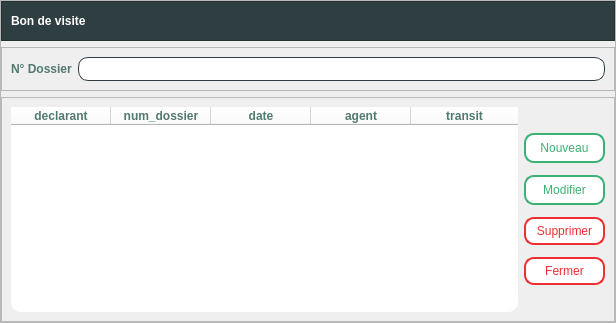
<?xml version="1.0" encoding="UTF-8"?>
<ui version="4.0">
 <class>Form</class>
 <widget class="QWidget" name="Form">
  <property name="geometry">
   <rect>
    <x>0</x>
    <y>0</y>
    <width>616</width>
    <height>323</height>
   </rect>
  </property>
  <property name="windowTitle">
   <string>Form</string>
  </property>
  <layout class="QGridLayout" name="gridLayout_2">
   <property name="leftMargin">
    <number>0</number>
   </property>
   <property name="topMargin">
    <number>0</number>
   </property>
   <property name="rightMargin">
    <number>0</number>
   </property>
   <property name="bottomMargin">
    <number>0</number>
   </property>
   <item row="0" column="0">
    <widget class="QFrame" name="frame">
     <property name="frameShape">
      <enum>QFrame::StyledPanel</enum>
     </property>
     <property name="frameShadow">
      <enum>QFrame::Raised</enum>
     </property>
     <layout class="QVBoxLayout" name="verticalLayout_2">
      <property name="leftMargin">
       <number>0</number>
      </property>
      <property name="topMargin">
       <number>0</number>
      </property>
      <property name="rightMargin">
       <number>0</number>
      </property>
      <property name="bottomMargin">
       <number>0</number>
      </property>
      <item>
       <widget class="QFrame" name="frame_3">
        <property name="styleSheet">
         <string notr="true">background-color: #2f3e40; /*#2f3e46,1a535c;1d3557;233d4d*/
color: rgb(255, 255, 255);</string>
        </property>
        <property name="frameShape">
         <enum>QFrame::StyledPanel</enum>
        </property>
        <property name="frameShadow">
         <enum>QFrame::Raised</enum>
        </property>
        <layout class="QHBoxLayout" name="horizontalLayout">
         <property name="leftMargin">
          <number>9</number>
         </property>
         <property name="topMargin">
          <number>9</number>
         </property>
         <property name="rightMargin">
          <number>9</number>
         </property>
         <property name="bottomMargin">
          <number>9</number>
         </property>
         <item>
          <widget class="QLabel" name="label_2">
           <property name="font">
            <font>
             <family>Segoe UI</family>
             <pointsize>9</pointsize>
             <bold>true</bold>
            </font>
           </property>
           <property name="styleSheet">
            <string notr="true">background-color: #2f3e40; /*#2f3e46,1a535c;1d3557;233d4d*/
color: rgb(255, 255, 255);</string>
           </property>
           <property name="text">
            <string>Bon de visite</string>
           </property>
          </widget>
         </item>
         <item>
          <spacer name="horizontalSpacer">
           <property name="orientation">
            <enum>Qt::Horizontal</enum>
           </property>
           <property name="sizeHint" stdset="0">
            <size>
             <width>510</width>
             <height>20</height>
            </size>
           </property>
          </spacer>
         </item>
        </layout>
       </widget>
      </item>
      <item>
       <widget class="QFrame" name="frame_4">
        <property name="styleSheet">
         <string notr="true"/>
        </property>
        <property name="frameShape">
         <enum>QFrame::StyledPanel</enum>
        </property>
        <property name="frameShadow">
         <enum>QFrame::Raised</enum>
        </property>
        <layout class="QGridLayout" name="gridLayout">
         <item row="0" column="0">
          <widget class="QLabel" name="label_5">
           <property name="font">
            <font>
             <family>Segoe UI</family>
             <pointsize>9</pointsize>
             <bold>true</bold>
            </font>
           </property>
           <property name="styleSheet">
            <string notr="true">color: #52796f;</string>
           </property>
           <property name="text">
            <string>N° Dossier</string>
           </property>
          </widget>
         </item>
         <item row="0" column="1">
          <widget class="QLineEdit" name="rechercher_bon_visite">
           <property name="styleSheet">
            <string notr="true">border : 1px solid #2f3e46;
border-radius:10px;
padding: 3px;
background-color: white;
color: #2f3e46;
</string>
           </property>
          </widget>
         </item>
        </layout>
       </widget>
      </item>
      <item>
       <widget class="QFrame" name="frame_2">
        <property name="frameShape">
         <enum>QFrame::StyledPanel</enum>
        </property>
        <property name="frameShadow">
         <enum>QFrame::Raised</enum>
        </property>
        <layout class="QHBoxLayout" name="horizontalLayout_2">
         <property name="leftMargin">
          <number>9</number>
         </property>
         <property name="topMargin">
          <number>9</number>
         </property>
         <property name="rightMargin">
          <number>9</number>
         </property>
         <property name="bottomMargin">
          <number>9</number>
         </property>
         <item>
          <widget class="QTableWidget" name="bon_visite_table">
           <property name="font">
            <font>
             <family>Segoe UI</family>
             <pointsize>9</pointsize>
             <bold>true</bold>
            </font>
           </property>
           <property name="styleSheet">
            <string notr="true">background-color: white;
color: #52796f;
selection-background-color: #a2d2ff;
selection-color:#2f3e46;
border-radius: 10px;
</string>
           </property>
           <property name="editTriggers">
            <set>QAbstractItemView::NoEditTriggers</set>
           </property>
           <property name="alternatingRowColors">
            <bool>true</bool>
           </property>
           <property name="selectionBehavior">
            <enum>QAbstractItemView::SelectRows</enum>
           </property>
           <attribute name="horizontalHeaderStretchLastSection">
            <bool>true</bool>
           </attribute>
           <attribute name="verticalHeaderVisible">
            <bool>false</bool>
           </attribute>
           <column>
            <property name="text">
             <string>declarant</string>
            </property>
           </column>
           <column>
            <property name="text">
             <string>num_dossier</string>
            </property>
           </column>
           <column>
            <property name="text">
             <string>date</string>
            </property>
           </column>
           <column>
            <property name="text">
             <string>agent</string>
            </property>
           </column>
           <column>
            <property name="text">
             <string>transit</string>
            </property>
           </column>
          </widget>
         </item>
         <item>
          <layout class="QVBoxLayout" name="verticalLayout_3">
           <property name="spacing">
            <number>12</number>
           </property>
           <item>
            <spacer name="verticalSpacer">
             <property name="orientation">
              <enum>Qt::Vertical</enum>
             </property>
             <property name="sizeHint" stdset="0">
              <size>
               <width>20</width>
               <height>40</height>
              </size>
             </property>
            </spacer>
           </item>
           <item>
            <widget class="QPushButton" name="nouveau_bon_visite">
             <property name="styleSheet">
              <string notr="true">QPushButton {width: 65px;
background-color: white;
border: 2px solid #3bb273;
color: #3bb273;
padding: 6px;
border-radius: 10px;}

QPushButton:hover {background-color: #3bb273;color: white;}
QPushButton:pressed { margin: 1px; }
</string>
             </property>
             <property name="text">
              <string>Nouveau</string>
             </property>
            </widget>
           </item>
           <item>
            <widget class="QPushButton" name="modifier_bon_visite">
             <property name="styleSheet">
              <string notr="true">QPushButton {width: 65px;
background-color: white;
border: 2px solid #3bb273;
color: #3bb273;
padding: 6px;
border-radius: 10px;}

QPushButton:hover {background-color: #3bb273;color: white;}
QPushButton:pressed { margin: 1px; }
</string>
             </property>
             <property name="text">
              <string>Modifier</string>
             </property>
            </widget>
           </item>
           <item>
            <widget class="QPushButton" name="supprimer_bon_visite">
             <property name="styleSheet">
              <string notr="true">QPushButton {background-color: white;
border: 2px solid #ee2e31;
color: #ee2e31;
padding: 5px;
border-radius: 10px;}
QPushButton:hover {
background-color: #ee2e31;
color: white;
}
QPushButton:pressed{
margin: 1px;
}
/*#ee2e31*/</string>
             </property>
             <property name="text">
              <string>Supprimer</string>
             </property>
            </widget>
           </item>
           <item>
            <widget class="QPushButton" name="fermer_bon_visite">
             <property name="styleSheet">
              <string notr="true">QPushButton {background-color: white;
border: 2px solid #ee2e31;
color: #ee2e31;
padding: 5px;
border-radius: 10px;}
QPushButton:hover {
background-color: #ee2e31;
color: white;
}
QPushButton:pressed{
margin: 1px;
}
/*#ee2e31*/</string>
             </property>
             <property name="text">
              <string>Fermer</string>
             </property>
            </widget>
           </item>
           <item>
            <spacer name="verticalSpacer_2">
             <property name="orientation">
              <enum>Qt::Vertical</enum>
             </property>
             <property name="sizeHint" stdset="0">
              <size>
               <width>20</width>
               <height>40</height>
              </size>
             </property>
            </spacer>
           </item>
          </layout>
         </item>
        </layout>
       </widget>
      </item>
     </layout>
    </widget>
   </item>
  </layout>
 </widget>
 <resources/>
 <connections/>
</ui>
